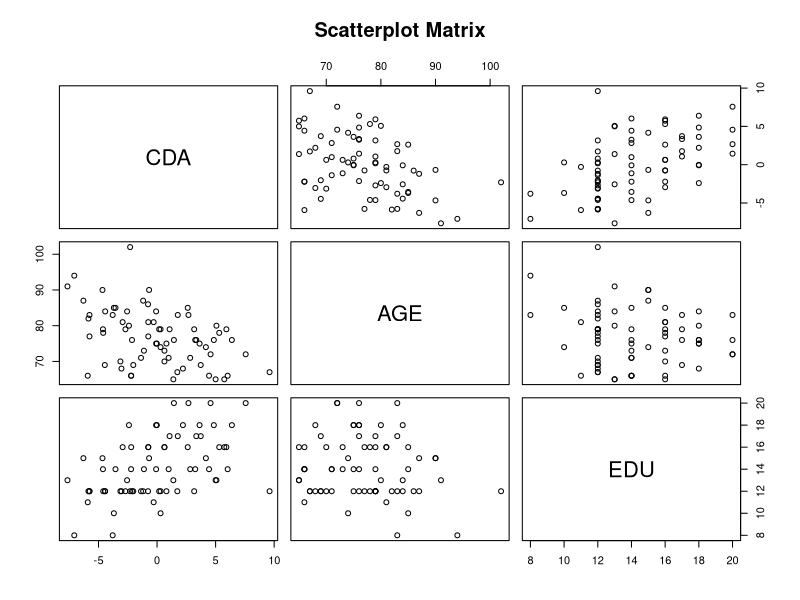
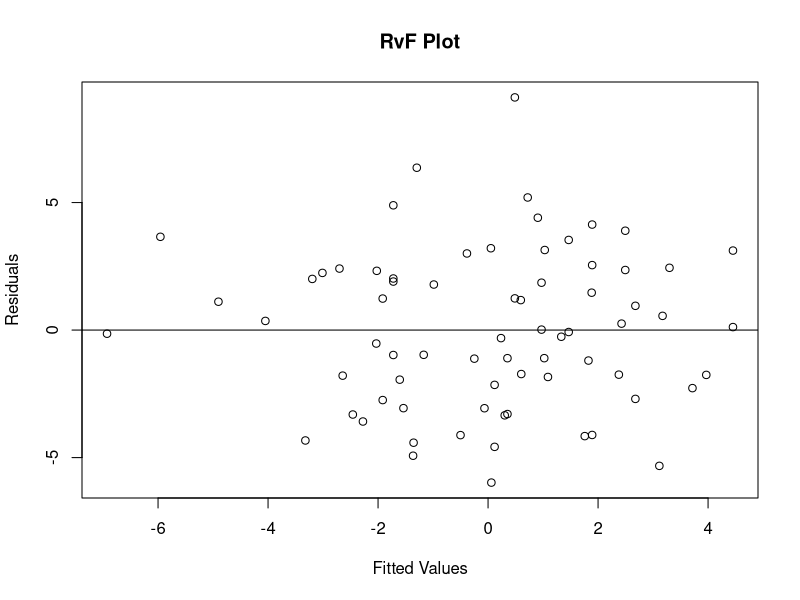
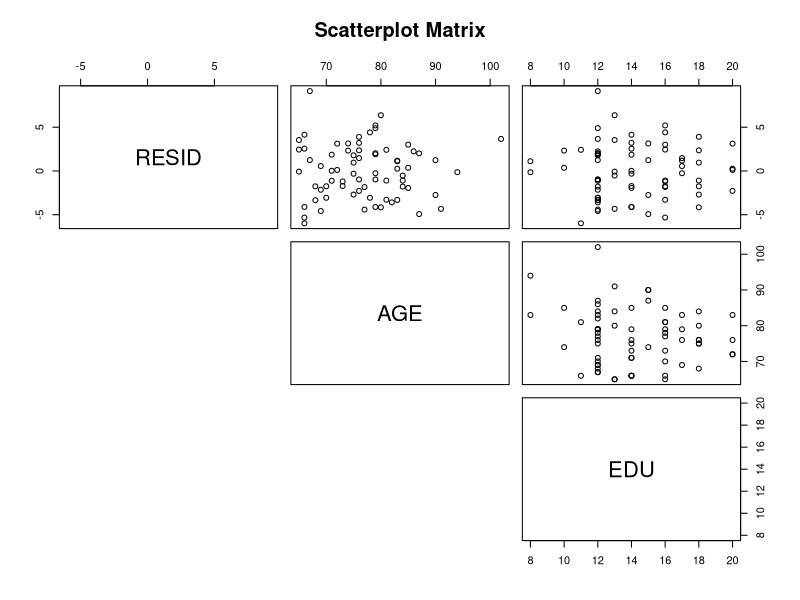
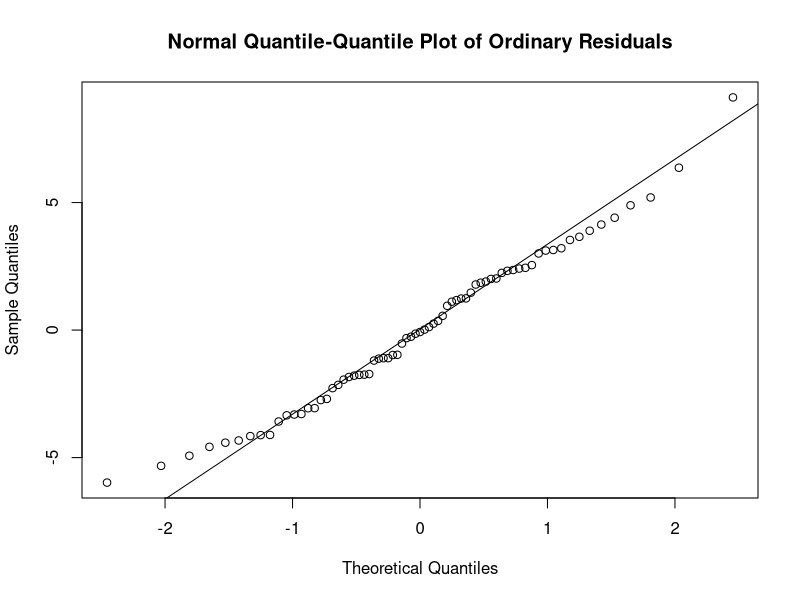
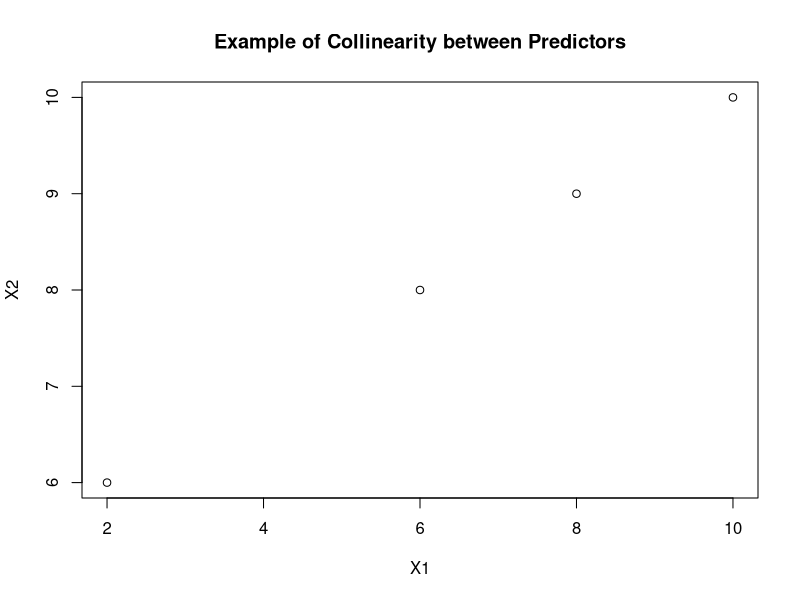
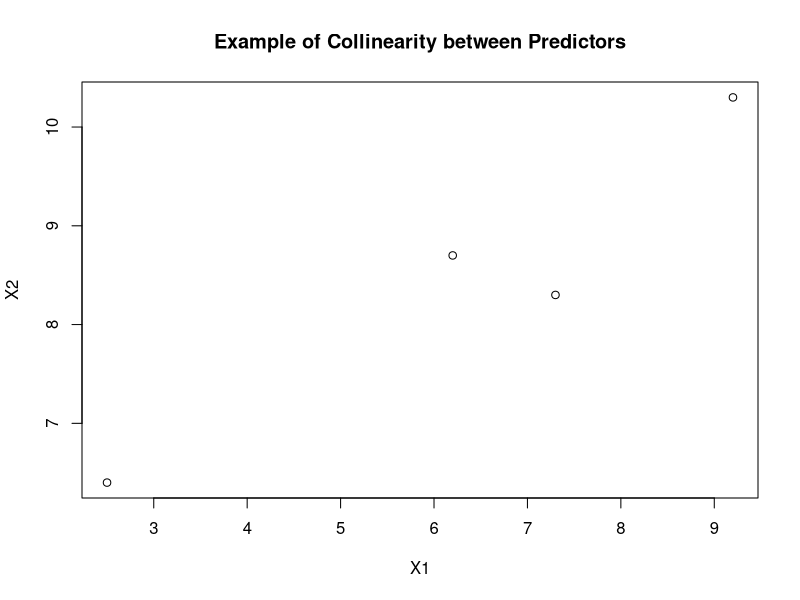

Write R code to recreate these figures, in order.
## ---- chunk 1
knitr::opts_chunk$set(echo = TRUE)
## ---- chunk 2
setwd("C:/Users/1/Dropbox/00 - Working Folder/Teaching/DPH112/2019-2020/Week ON8")
## ---- chunk 3
ID <- c(1:71)
AGE <- c(72, 68, 65, 85, 84, 90, 79, 74, 69, 
         87, 84, 79, 71, 76, 73, 86, 69, 66, 
         65, 71, 80, 81, 66, 76, 70, 76, 67, 
         72, 68, 102, 67, 66, 75, 91, 74, 90, 
         79, 87, 71, 81, 66, 81, 80, 82, 65, 
         73, 85, 83, 83, 76, 77, 83, 79, 69, 
         66, 75, 77, 78, 83, 85, 76, 75, 70, 
         79, 75, 94, 76, 84, 79, 78, 79)
EDU <- c(20, 12, 13, 14, 13, 15, 12, 10, 12, 
         15, 12, 12, 12, 14, 14, 12, 17, 11, 
         16, 14, 18, 11, 14, 17, 12, 12, 12, 
         20, 18, 12, 12, 14, 18, 13, 15, 15, 
         12, 12, 14, 16, 16, 16, 13, 12, 13, 
         16, 16, 17, 8, 20, 12, 12, 14, 12, 
         14, 12, 16, 12, 20, 10, 18, 14, 16, 
         16, 18, 8, 18, 18, 17, 16, 12)
CDA <- c(4.57, -3.04, 1.39, -3.55, -2.56, -4.66, -2.70, 0.30, -4.46, 
         -6.29, -4.43, 0.18, -1.37, 3.26, -1.12, -0.77, 3.73, -5.92, 
         5.74, 2.83, -2.40, -0.29, 4.44, 3.35, -3.13, -2.14, 9.61, 
         7.57, 2.21, -2.30, 1.73, 6.03, -0.02, -7.65, 4.17, -0.68, 
         3.17, -1.19, 0.99, -2.94, -2.21, -0.75, 5.07, -5.86, 5.00, 
         0.63, 2.62, 1.77, -3.79, 1.44, -5.77, -5.77, -4.62, -2.03, 
         -2.22, 0.80, -0.75, -4.60, 2.68, -3.69, 4.85, -0.08, 0.63, 
         5.92, 3.63, -7.07, 6.39, -0.08, 1.07, 5.31, 0.30)
ATTENTION <- data.frame(ID, AGE, EDU, CDA)
str(ATTENTION)
head(ATTENTION)
pairs(~CDA + AGE + EDU, data = ATTENTION,
      main = "Scatterplot Matrix")
ATTENTION.LM1 <- lm(CDA ~ AGE + EDU, data = ATTENTION)
summary(ATTENTION.LM1)
## ---- chunk 4
ATTENTION$FITTED <- predict(ATTENTION.LM1, type = "response")
ATTENTION$RESID <- resid(ATTENTION.LM1)
plot(RESID ~ FITTED, data = ATTENTION,
     main = "RvF Plot",
     ylab = "Residuals",
     xlab = "Fitted Values")
abline(h = 0)

pairs(~RESID + AGE + EDU, data = ATTENTION,
      lower.panel = NULL,
      main = "Scatterplot Matrix")
## ---- chunk 5
qqnorm(ATTENTION$RESID,
       main = "Normal Quantile-Quantile Plot of Ordinary Residuals")
qqline(ATTENTION$RESID)
## ---- chunk 6
COLLI <- data.frame(Y <- c(23, 83, 63, 103),
                    X1 <- c(2, 8, 6, 10),
                    X2 <- c(6, 9, 8, 10))
plot(COLLI$X1, COLLI$X2,
     ylab = "X2",
     xlab = "X1",
     main = "Example of Collinearity between Predictors")
## ---- chunk 7
COLLI.LM <- lm(Y ~ X1 + X2, data = COLLI)
summary(COLLI.LM)
## ---- chunk 8
COLLI2 <- data.frame(Y <- c(25, 81, 65, 110),
                     X1 <- c(2.5, 7.3, 6.2, 9.2),
                     X2 <- c(6.4, 8.3, 8.7, 10.3))
plot(COLLI2$X1, COLLI2$X2,
     ylab = "X2",
     xlab = "X1",
     main = "Example of Collinearity between Predictors")
## ---- chunk 9
cor(COLLI2$X1, COLLI2$X2)
## ---- chunk 10
COLLI2.LM <- lm(Y ~ X1 + X2, data = COLLI2)
summary(COLLI2.LM)
## ---- chunk 11
if(!require(car)){install.packages("car")}
library(car)
vif(COLLI2.LM)
## ---- chunk 12
vif(ATTENTION.LM1)
